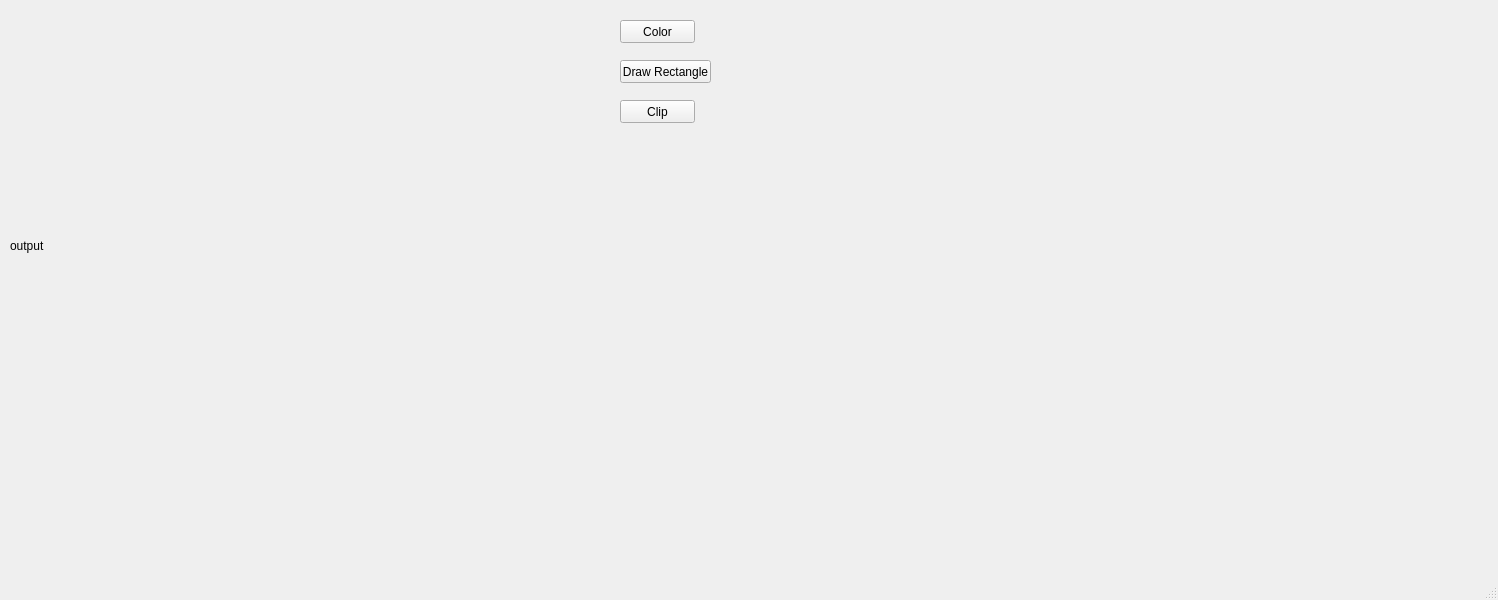
<?xml version="1.0" encoding="UTF-8"?>
<ui version="4.0">
 <class>MainWindow</class>
 <widget class="QMainWindow" name="MainWindow">
  <property name="geometry">
   <rect>
    <x>0</x>
    <y>0</y>
    <width>1498</width>
    <height>600</height>
   </rect>
  </property>
  <property name="windowTitle">
   <string>MainWindow</string>
  </property>
  <widget class="QWidget" name="centralwidget">
   <widget class="QLabel" name="label">
    <property name="geometry">
     <rect>
      <x>10</x>
      <y>10</y>
      <width>601</width>
      <height>471</height>
     </rect>
    </property>
    <property name="text">
     <string>output</string>
    </property>
   </widget>
   <widget class="QPushButton" name="pushButton">
    <property name="geometry">
     <rect>
      <x>620</x>
      <y>20</y>
      <width>75</width>
      <height>23</height>
     </rect>
    </property>
    <property name="text">
     <string>Color</string>
    </property>
   </widget>
   <widget class="QPushButton" name="pushButton_2">
    <property name="geometry">
     <rect>
      <x>620</x>
      <y>60</y>
      <width>91</width>
      <height>23</height>
     </rect>
    </property>
    <property name="text">
     <string>Draw Rectangle</string>
    </property>
   </widget>
   <widget class="QPushButton" name="pushButton_3">
    <property name="geometry">
     <rect>
      <x>620</x>
      <y>100</y>
      <width>75</width>
      <height>23</height>
     </rect>
    </property>
    <property name="text">
     <string>Clip</string>
    </property>
   </widget>
  </widget>
  <widget class="QMenuBar" name="menubar">
   <property name="geometry">
    <rect>
     <x>0</x>
     <y>0</y>
     <width>1498</width>
     <height>21</height>
    </rect>
   </property>
  </widget>
  <widget class="QStatusBar" name="statusbar"/>
 </widget>
 <resources/>
 <connections/>
</ui>
